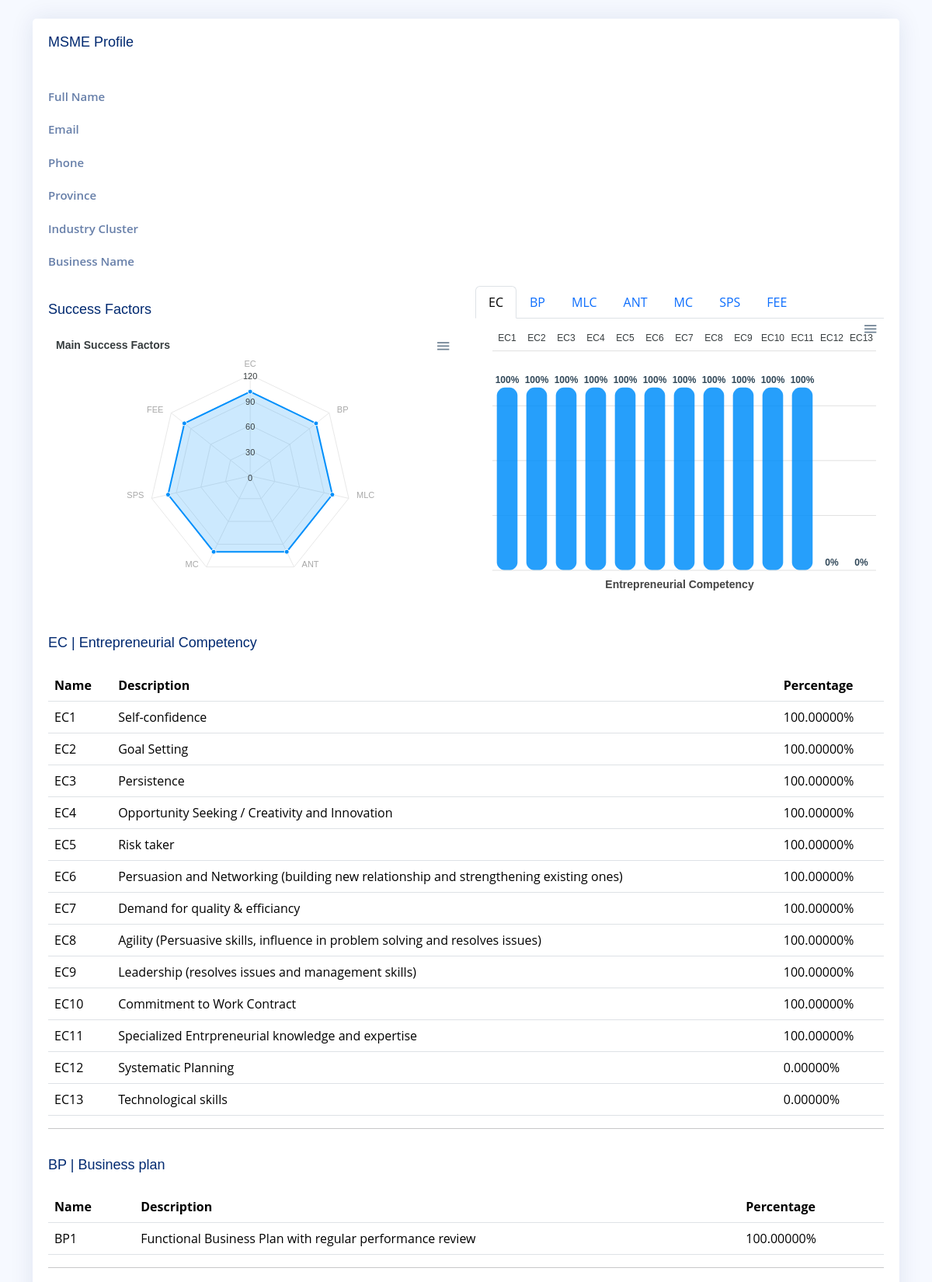
Page /generated-scorecard.php (signed in, upper part) on the committed database.
### tables this page shows
CREATE TABLE `sfmains` (
  `id` int NOT NULL AUTO_INCREMENT,
  `Name` varchar(255) NOT NULL,
  `Description` text NOT NULL,
  `Rank` int NOT NULL,
  `Weight` double(11,5) NOT NULL,
  PRIMARY KEY (`id`)
);

CREATE TABLE `sfsubmains` (
  `id` int NOT NULL AUTO_INCREMENT,
  `SFMID` int NOT NULL,
  `Name` varchar(255) NOT NULL,
  `Description` text NOT NULL,
  `Rank` int NOT NULL,
  `Weight` double(11,5) NOT NULL,
  PRIMARY KEY (`id`)
);

### generated-scorecard.php (the view, shortened to what this page needs)
<?php
require_once "components/header.php";
?>
<main class="main">
    <section class="section container profile mt-4">
        <div class="row">
            <div class="col-lg-12 align-self-center">
                <div class="card">
                    <div class="card-body">
                        <div class="row">
                            <div class="col-lg-12">
                                <h5 class="card-title">MSME Profile</h5>
                                <div class="tab-pane fade show active profile-overview" id="profile-overview">
                                    <br>
                                    <div class="row">
                                        <div class="col-lg-3 col-md-4 label ">Full Name</div>
                                        <div class="col-lg-9 col-md-8">
                                        </div>
                                    </div>
                                    <div class="row">
                                        <div class="col-lg-3 col-md-4 label ">Email</div>
                                        <div class="col-lg-9 col-md-8">
                                        </div>
                                    </div>
                                    <div class="row">
                                        <div class="col-lg-3 col-md-4 label ">Phone</div>
                                        <div class="col-lg-9 col-md-8">
                                        </div>
                                    </div>
                                    <div class="row">
                                        <div class="col-lg-3 col-md-4 label ">Province</div>
                                        <div class="col-lg-9 col-md-8">
                                        </div>
                                    </div>
                                    <div class="row">
                                        <div class="col-lg-3 col-md-4 label ">Industry Cluster</div>
                                        <div class="col-lg-9 col-md-8">
                                        </div>
                                    </div>
                                    <div class="row">
                                        <div class="col-lg-3 col-md-4 label ">Business Name</div>
                                        <div class="col-lg-9 col-md-8">
                                        </div>
                                    </div>
                                </div>
                            </div>
                            <div class="col-lg-6">
                                <h5 class="card-title">Success Factors</h5>
                                <div id="radarChart"></div>
                            </div>
                            <div class="col-lg-6">
    <nav>
        <div class="nav nav-tabs" id="nav-tab" role="tablist">
            <?php
            $query = $conn->query("SELECT * FROM sfmains");
            while ($row = $query->fetch_object()) {
            ?>
                <a class="nav-item nav-link <?= $row->Name == 'EC'?'active':'' ?>" id="chart-nav-<?= $row->id ?>-tab" data-bs-toggle="tab" href="#chart-nav-<?= $row->id ?>" role="tab" aria-controls="chart-nav-<?= $row->id ?>" aria-selected="true">
                    <?= $row->Name ?>
                </a>
            <?php
            }
            ?>
        </div>
    </nav>
    <div class="tab-content" id="nav-tabContent">
        <?php
        $query = $conn->query("SELECT * FROM sfmains");
        while ($row = $query->fetch_object()) {
        ?>
            <div class="tab-pane fade <?= $row->Name == 'EC'?'show active':'' ?>" id="chart-nav-<?= $row->id ?>" role="tabpanel" aria-labelledby="chart-nav-<?= $row->id ?>-tab">
                <div id="colchart<?= $row->id ?>" class="apexcharts-placeholder"></div>
            </div>
        <?php
        }
        ?>
    </div>
</div>
                            <?php
                            $query = $conn->query("SELECT * FROM sfmains");
                            while ($row = $query->fetch_object()) {
                                ?>
                                <div class="col-lg-12">
                                    <h5 class="card-title">
                                        <?= $row->Name . " | " . $row->Description ?>
                                    </h5>
                                    <table class="table" id="sfsdatatable<?= $row->id ?>" style="width:100%">
                                        <thead>
                                            <tr>
                                                <th>Name</th>
                                                <th>Description</th>
                                                <th>Percentage</th>
                                            </tr>
                                        </thead>
                                        <tbody>
                                            <?php
                                            $query2 = "
                                            SELECT sfs.*, (
                                                    SELECT
                                                        a.`Value` / 5 * sfs.`Weight`
                                                    FROM assessments a
                                                    WHERE
                                                        a.`MSMEID` = 1
                                                        AND a.`AssessmentType` = 'success factors'
                                                        AND a.`SFSID` = sfs.id
                                                ) AS TotalValue,
                                                ((
                                                    SELECT
                                                        a.`Value` / 5 * sfs.`Weight`
                                                    FROM assessments a
                                                    WHERE
                                                        a.`MSMEID` = 1
                                                        AND a.`AssessmentType` = 'success factors'
                                                        AND a.`SFSID` = sfs.id
                                                ) / sfs.`Weight`)*100 AS Perc
                                            FROM sfsubmains sfs
                                            WHERE sfs.SFMID = " . $row->id . "
                                            ORDER BY sfs.Rank ASC
                                            ";
                                            $result2 = $conn->query($query2);
                                            while ($row2 = $result2->fetch_object()) {
                                                ?>
                                                <tr>
                                                    <td>
                                                        <?= $row2->Name ?>
                                                    </td>
                                                    <td>
                                                        <?= $row2->Description ?>
                                                    </td>
                                                    <td>
                                                        <?= number_format($row2->Perc, 5, '.', '') ?>%
                                                    </td>
                                                </tr>
                                                <?php
                                            }
                                            ?>
                                        </tbody>
                                    </table>
                                    <hr>
                                </div>
                                <?php
                            }
                            ?>
                        </div>
                    </div>
                </div>
            </div>
        </div>
    </section>
</main>
<?php
require_once "components/footer.php";
?>

### assets/css/style.css (style rules this page uses)
:root { scroll-behavior: smooth; }
body { font-family: "Open Sans", sans-serif; background: #f6f9ff; color: #444444; }
a { color: #4154f1; text-decoration: none; }
h1, h2, h3, h4, h5, h6 { font-family: "Nunito", sans-serif; }
.card { margin-bottom: 30px; border: none; border-radius: 5px; box-shadow: 0px 0 30px rgba(1, 41, 112, 0.1); }
.card-title { padding: 20px 0 15px 0; font-size: 18px; font-weight: 500; color: #012970; font-family: "Poppins", sans-serif; }
.card-body { padding: 0 20px 20px 20px; }
.profile .profile-overview .row { margin-bottom: 20px; font-size: 15px; }
.profile .profile-overview .label { font-weight: 600; color: rgba(1, 41, 112, 0.6); }

### rows in the picture
sfmains: Name "EC", Description "Entrepreneurial Competency", $row->id 1 (drawn)
sfmains: Name "BP", Description "Business plan"
sfmains: Name "MLC"
sfmains: Name "ANT"
sfmains: Name "MC"
sfmains: Name "SPS"
sfmains: Name "FEE"
sfsubmains: Name "EC1", Description "Self-confidence", Perc "100.00000"
sfsubmains: Name "EC2", Description "Goal Setting", Perc "100.00000"
sfsubmains: Name "EC3", Description "Persistence", Perc "100.00000"
sfsubmains: Name "EC4", Description "Opportunity Seeking / Creativity and Innovation", Perc "100.00000"
sfsubmains: Name "EC5", Description "Risk taker", Perc "100.00000"
sfsubmains: Name "EC6", Description "Persuasion and Networking (building new relationship and strengthening existing ones)", Perc "100.00000"
sfsubmains: Name "EC7", Description "Demand for quality & efficiancy", Perc "100.00000"
sfsubmains: Name "EC8", Description "Agility (Persuasive skills, influence in problem solving and resolves issues)", Perc "100.00000"
sfsubmains: Name "EC9", Description "Leadership (resolves issues and management skills)", Perc "100.00000"
sfsubmains: Name "EC10", Description "Commitment to Work Contract", Perc "100.00000"
sfsubmains: Name "EC11", Description "Specialized Entrpreneurial knowledge and expertise", Perc "100.00000"
sfsubmains: Name "EC12", Description "Systematic Planning", Perc "0.00000"
sfsubmains: Name "EC13", Description "Technological skills", Perc "0.00000"
sfsubmains: Name "BP1", Description "Functional Business Plan with regular performance review", Perc "100.00000"
